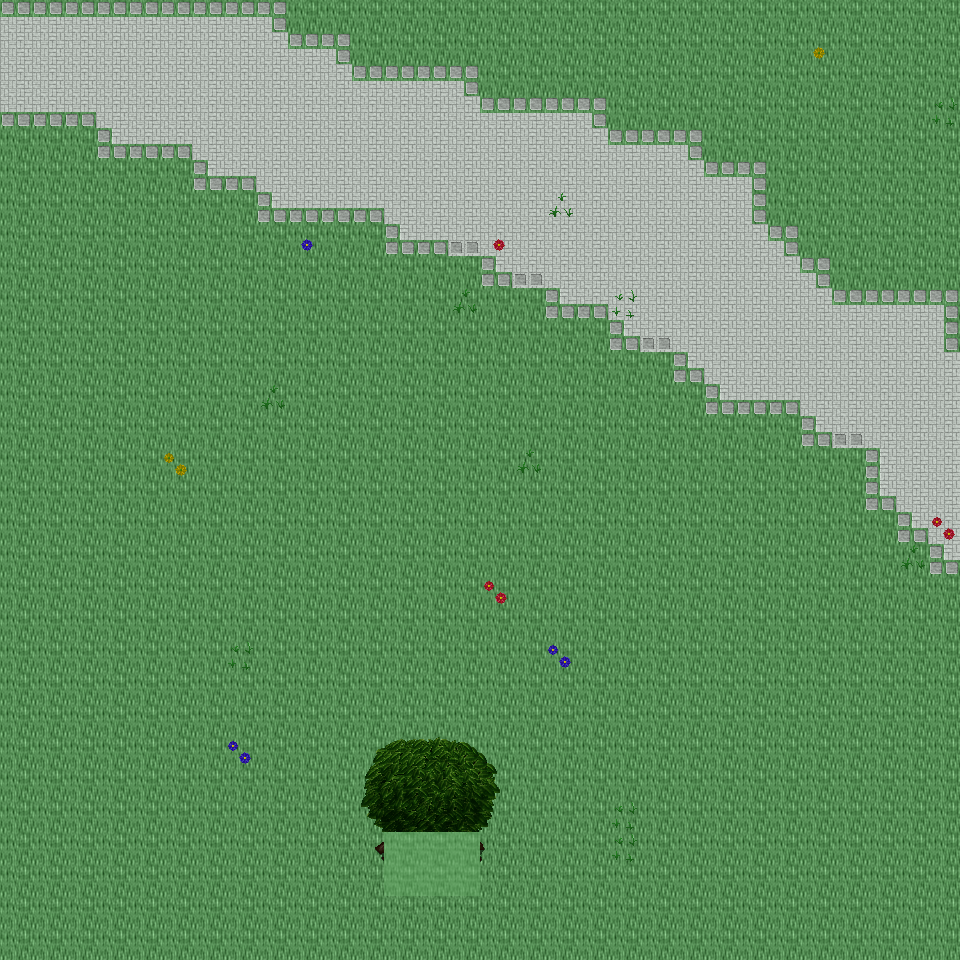

Below is a game level as drawn by its tile map, then a one-line description and the .tmx that defines it (tile-layer data replaced by summaries):
An orthogonal 30x30 tile map with 32x32 px tiles, 6 tile layers (Ground, Object, Object2, Above, ...), 28 tilesets and 3 objects (3x mapExit).

<map version="1.0" orientation="orthogonal" renderorder="right-down" width="30" height="30" tilewidth="32" tileheight="32" nextobjectid="4">
  <tileset firstgid="1" name="tileset_ground_ground" tilewidth="32" tileheight="32" tilecount="33" columns="3">
    <image source="../drawable/tileset_ground_ground.png" width="96" height="352" />
  </tileset>
  <tileset firstgid="34" name="tileset_ground_water_pool" tilewidth="32" tileheight="32" tilecount="72" columns="3">
    <image source="../drawable/tileset_ground_water_pool.png" width="96" height="768" />
  </tileset>
  <tileset firstgid="106" name="tileset_plant_flower_daisy_red" tilewidth="32" tileheight="32" tilecount="8" columns="2">
    <image source="../drawable/tileset_plant_flower_daisy_red.png" width="64" height="128" />
  </tileset>
  <tileset firstgid="114" name="tileset_plant_flower_daisy_white" tilewidth="32" tileheight="32" tilecount="8" columns="2">
    <image source="../drawable/tileset_plant_flower_daisy_white.png" width="64" height="128" />
  </tileset>
  <tileset firstgid="122" name="tileset_plant_flower_daisy_yellow" tilewidth="32" tileheight="32" tilecount="8" columns="2">
    <image source="../drawable/tileset_plant_flower_daisy_yellow.png" width="64" height="128" />
  </tileset>
  <tileset firstgid="130" name="tileset_plant_flower_daisy_blue" tilewidth="32" tileheight="32" tilecount="8" columns="2">
    <image source="../drawable/tileset_plant_flower_daisy_blue.png" width="64" height="128" />
  </tileset>
  <tileset firstgid="138" name="tileset_plant_grasses" tilewidth="32" tileheight="32" tilecount="6" columns="3">
    <image source="../drawable/tileset_plant_grasses.png" width="96" height="64" />
  </tileset>
  <tileset firstgid="144" name="tileset_plant_tree_tree_darkgreen" tilewidth="32" tileheight="32" tilecount="88" columns="8">
    <image source="../drawable/tileset_plant_tree_tree_darkgreen.png" width="256" height="352" />
  </tileset>
  <tileset firstgid="232" name="tileset_ground_grass_edges" tilewidth="32" tileheight="32" tilecount="36" columns="12">
    <image source="../drawable/tileset_ground_grass_edges.png" width="384" height="96" />
  </tileset>
  <tileset firstgid="268" name="tileset_ground_grass_corners" tilewidth="32" tileheight="32" tilecount="24" columns="6">
    <image source="../drawable/tileset_ground_grass_corners.png" width="192" height="128" />
  </tileset>
  <tileset firstgid="292" name="tileset_furniture_table_long_side_on_pale" tilewidth="32" tileheight="32" tilecount="3" columns="3">
    <image source="../drawable/tileset_furniture_table_long_side_on_pale.png" width="96" height="32" />
  </tileset>
  <tileset firstgid="295" name="tileset_plant_stump_stump_brown" tilewidth="32" tileheight="32" tilecount="4" columns="2">
    <image source="../drawable/tileset_plant_stump_stump_brown.png" width="64" height="64" />
  </tileset>
  <tileset firstgid="299" name="tileset_item_sign_large" tilewidth="32" tileheight="32" tilecount="15" columns="5">
    <image source="../drawable/tileset_item_sign_large.png" width="160" height="96" />
  </tileset>
  <tileset firstgid="314" name="tileset_plant_stump_small_stump" tilewidth="32" tileheight="32" tilecount="4" columns="2">
    <image source="../drawable/tileset_plant_stump_small_stump.png" width="64" height="64" />
  </tileset>
  <tileset firstgid="318" name="tileset_building_wall_bricked_edges" tilewidth="32" tileheight="32" tilecount="25" columns="5">
    <image source="../drawable/tileset_building_wall_bricked_edges.png" width="160" height="160" />
  </tileset>
  <tileset firstgid="343" name="tileset_logic_creature_orc" tilewidth="32" tileheight="32" tilecount="6" columns="6">
    <image source="../drawable/tileset_logic_creature_orc.png" width="192" height="32" />
  </tileset>
  <tileset firstgid="349" name="tileset_logic_creature_animal" tilewidth="32" tileheight="32" tilecount="32" columns="8">
    <image source="../drawable/tileset_logic_creature_animal.png" width="256" height="128" />
  </tileset>
  <tileset firstgid="381" name="tileset_logic_item_resources" tilewidth="32" tileheight="32" tilecount="6" columns="6">
    <image source="../drawable/tileset_logic_item_resources.png" width="192" height="32" />
  </tileset>
  <tileset firstgid="387" name="tileset_logic_creature_golem" tilewidth="32" tileheight="32" tilecount="4" columns="4">
    <image source="../drawable/tileset_logic_creature_golem.png" width="128" height="32" />
  </tileset>
  <tileset firstgid="391" name="tileset_logic_collision" tilewidth="32" tileheight="32" tilecount="1" columns="1">
    <image source="../drawable/tileset_logic_collision.png" width="32" height="32" />
  </tileset>
  <tileset firstgid="392" name="tileset_object_boat" tilewidth="32" tileheight="32" tilecount="42" columns="6">
    <image source="../drawable/tileset_object_boat.png" width="192" height="224" />
  </tileset>
  <tileset firstgid="434" name="tileset_furniture_table_long_front_on_pale" tilewidth="32" tileheight="32" tilecount="3" columns="1">
    <image source="../drawable/tileset_furniture_table_long_front_on_pale.png" width="32" height="96" />
  </tileset>
  <tileset firstgid="437" name="tileset_ground_green_paving" tilewidth="32" tileheight="32" tilecount="18" columns="3">
    <image source="../drawable/tileset_ground_green_paving.png" width="96" height="192" />
  </tileset>
  <tileset firstgid="455" name="tileset_logic_protection" tilewidth="32" tileheight="32" tilecount="2" columns="2">
    <image source="../drawable/tileset_logic_protection.png" width="64" height="32" />
  </tileset>
  <tileset firstgid="457" name="tileset_furniture_bed_double_peach" tilewidth="32" tileheight="32" tilecount="8" columns="2">
    <image source="../drawable/tileset_furniture_bed_double_peach.png" width="64" height="128" />
  </tileset>
  <tileset firstgid="465" name="tileset_furniture_bed_double_red" tilewidth="32" tileheight="32" tilecount="8" columns="2">
    <image source="../drawable/tileset_furniture_bed_double_red.png" width="64" height="128" />
  </tileset>
  <tileset firstgid="473" name="tileset_logic_creature_undead_skeleton" tilewidth="32" tileheight="32" tilecount="6" columns="6">
    <image source="../drawable/tileset_logic_creature_undead_skeleton.png" width="192" height="32" />
  </tileset>
  <tileset firstgid="479" name="tileset_logic_creature_undead_specter" tilewidth="32" tileheight="32" tilecount="6" columns="6">
    <image source="../drawable/tileset_logic_creature_undead_specter.png" width="192" height="32" />
  </tileset>
  <layer name="Ground" width="30" height="30">
    <data>[900 cells, 900 non-empty, 2 distinct tile ids]</data>
  </layer>
  <layer name="Object" width="30" height="30">
    <data>[900 cells, 86 non-empty, 19 distinct tile ids]</data>
  </layer>
  <layer name="Object2" width="30" height="30">
    <data>[900 cells, 0 non-empty, 0 distinct tile ids]</data>
  </layer>
  <layer name="Above" width="30" height="30">
    <data>[900 cells, 18 non-empty, 18 distinct tile ids]</data>
  </layer>
  <layer name="Above2" width="30" height="30">
    <data>[900 cells, 0 non-empty, 0 distinct tile ids]</data>
  </layer>
  <layer name="Walkable" width="30" height="30">
    <data>[900 cells, 6 non-empty, 1 distinct tile ids]</data>
  </layer>
  <objectgroup name="MapEvents">
    <object id="1" name="north" type="mapExit" x="0" y="0" width="960" height="32">
      <properties>
        <property name="map" value="level_0_x204_y76" />
        <property name="x" value="0" />
        <property name="y" value="28" />
      </properties>
    </object>
    <object id="2" name="south" type="mapExit" x="0" y="928" width="960" height="32">
      <properties>
        <property name="map" value="level_0_x204_y78" />
        <property name="x" value="0" />
        <property name="y" value="1" />
      </properties>
    </object>
    </objectgroup>
</map>
<!-- 1 of 3 objects omitted -->
